Frame 1 (no input): blank canvas, image omitted
Frame 60 (no input): blank canvas, image omitted
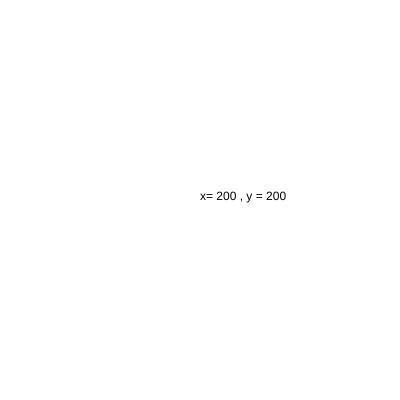
Frame 120 (the mouse pressed at the canvas centre since frame 60)

The p5.js sketch whose frames 1 and 60 were blank and that drew this single picture after the mouse press (run headless with seeded random() and noise() and a simulated clock; from frame 60 on, the mouse is pressed at the canvas centre):

// p5.js sketch
// ── sketch.js
var a = prompt("Enter 1st number")

var b = prompt("Enter 2nd number")

var button;
function setup() {

  createCanvas(400, 400);

button = createButton("Click here to swap the numbers ")
button.mousePressed(swap)
}



function draw() {

  background(255);

 
  text("x= "+ mouseX+ " , y = " + mouseY ,mouseX,mouseY)
  
}


function swap(){
[a,b]  = [b, a]

console.log("new value of a after swapping = "+a);
console.log("new value of b after swapping = "+b);
console.log("hello Kanvi")
}
